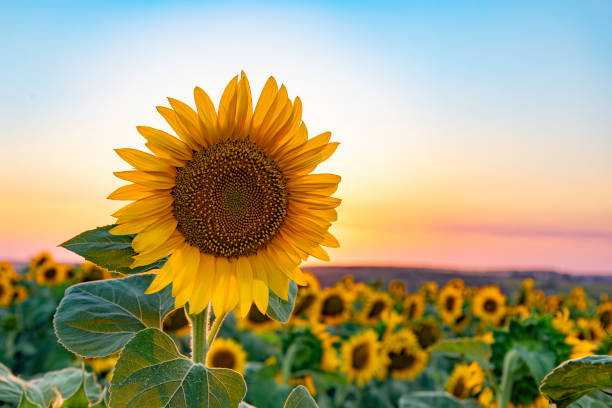
#> input picture assets/original.jpg, 612 x 408 px; its folder holds only this picture in this run
$ python -i app.py   (imports and definitions only)
#> lines starting #> are read from the running program, lines starting #| are printed output that depends on the picture

import gradio as gr
from PIL import Image
import numpy as np
import cv2
import os
import glob
import subprocess


def colorize_image(input_image):

    if input_image is None:
        return None, None, None

    input_dir = "gradio_input"
    output_dir = "gradio_output"

    os.makedirs(input_dir, exist_ok=True)
    os.makedirs(output_dir, exist_ok=True)

    # Remove previous files
    for f in glob.glob(os.path.join(input_dir, "*")):
        os.remove(f)

    for f in glob.glob(os.path.join(output_dir, "*")):
        os.remove(f)

    # Convert uploaded image
    original = Image.fromarray(input_image).convert("RGB")

    # Create black-and-white version
    gray = cv2.cvtColor(
        np.array(original),
        cv2.COLOR_RGB2GRAY
    )

    black_white = Image.fromarray(gray).convert("RGB")

    # Save input for DDColor
    input_path = os.path.join(input_dir, "input.jpg")
    original.save(input_path)

    # Run DDColor
    subprocess.run(
        [
            "python",
            "scripts/infer.py",
            "--model_name",
            "ddcolor_paper",
            "--input",
            input_dir,
            "--output",
            output_dir
        ],
        check=True
    )

    # Find output image
    output_files = []

    for ext in ["*.png", "*.jpg", "*.jpeg"]:
        output_files.extend(
            glob.glob(os.path.join(output_dir, ext))
        )

    if not output_files:
        raise Exception("DDColor did not generate an output image.")

    result = Image.open(output_files[0]).convert("RGB")

    # Slight color enhancement
    result_np = np.array(result)

    hsv = cv2.cvtColor(
        result_np,
        cv2.COLOR_RGB2HSV
    )

    hsv[:, :, 1] = np.clip(
        hsv[:, :, 1].astype(np.float32) * 1.15,
        0,
        255
    ).astype(np.uint8)

    enhanced = cv2.cvtColor(
        hsv,
        cv2.COLOR_HSV2RGB
    )

    final_image = Image.fromarray(enhanced)

    # Save final result
    final_image.save("final_colorized_image.png")

    return original, black_white, final_image


# Create interface
# [65 lines not run here, left out]

>>> import cv2
>>> picture = cv2.cvtColor(cv2.imread('assets/original.jpg'), cv2.COLOR_BGR2RGB)
>>> result = colorize_image(picture)
#> in colorize_image, `gray = cv2.cvtColor( np.array(original), cv2.COLOR_RGB2GRAY )`:
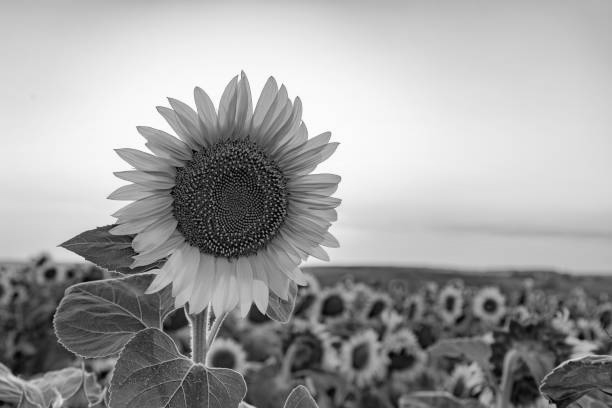
#> gray: shape (408, 612); min 0, max 255, mean 161
#> (the run stopped early here; a loop or call above may not have finished)

$ run again, on assets/colorized.jpg
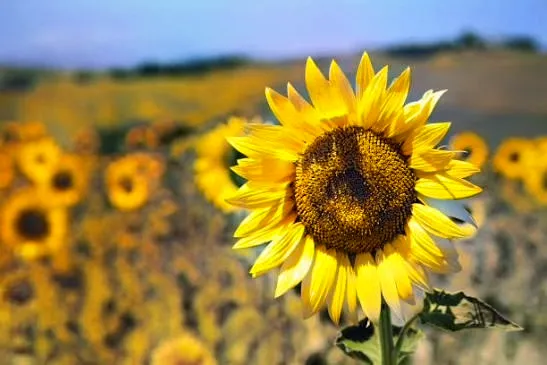
#> input picture assets/colorized.jpg, 547 x 365 px
#> in colorize_image, `gray = cv2.cvtColor( np.array(original), cv2.COLOR_RGB2GRAY )`:
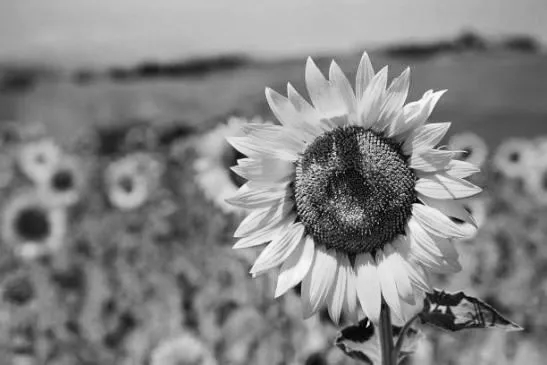
#> gray: shape (365, 547); min 0, max 253, mean 132.3
